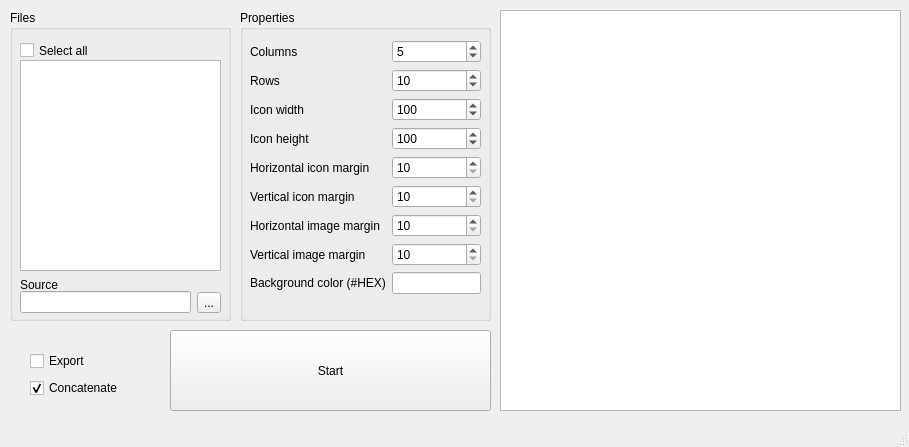
<?xml version="1.0" encoding="UTF-8"?>
<ui version="4.0">
 <class>MainWindow</class>
 <widget class="QMainWindow" name="MainWindow">
  <property name="geometry">
   <rect>
    <x>0</x>
    <y>0</y>
    <width>909</width>
    <height>447</height>
   </rect>
  </property>
  <property name="windowTitle">
   <string>MainWindow</string>
  </property>
  <property name="layoutDirection">
   <enum>Qt::LeftToRight</enum>
  </property>
  <widget class="QWidget" name="centralwidget">
   <widget class="QGroupBox" name="groupBox_2">
    <property name="geometry">
     <rect>
      <x>240</x>
      <y>10</y>
      <width>251</width>
      <height>311</height>
     </rect>
    </property>
    <property name="title">
     <string>Properties</string>
    </property>
   </widget>
   <widget class="QWidget" name="layoutWidget">
    <property name="geometry">
     <rect>
      <x>250</x>
      <y>40</y>
      <width>231</width>
      <height>271</height>
     </rect>
    </property>
    <layout class="QFormLayout" name="formLayout">
     <item row="0" column="0">
      <widget class="QLabel" name="columns_label">
       <property name="text">
        <string>Columns</string>
       </property>
      </widget>
     </item>
     <item row="0" column="1">
      <widget class="QSpinBox" name="columns_spinbox">
       <property name="minimum">
        <number>1</number>
       </property>
       <property name="maximum">
        <number>90</number>
       </property>
       <property name="value">
        <number>5</number>
       </property>
      </widget>
     </item>
     <item row="1" column="0">
      <widget class="QLabel" name="rows_label">
       <property name="text">
        <string>Rows</string>
       </property>
      </widget>
     </item>
     <item row="1" column="1">
      <widget class="QSpinBox" name="rows_spinbox">
       <property name="minimum">
        <number>1</number>
       </property>
       <property name="maximum">
        <number>90</number>
       </property>
       <property name="stepType">
        <enum>QAbstractSpinBox::DefaultStepType</enum>
       </property>
       <property name="value">
        <number>10</number>
       </property>
      </widget>
     </item>
     <item row="2" column="0">
      <widget class="QLabel" name="icon_width_label">
       <property name="text">
        <string>Icon width</string>
       </property>
      </widget>
     </item>
     <item row="2" column="1">
      <widget class="QSpinBox" name="icon_width_spinbox">
       <property name="minimum">
        <number>20</number>
       </property>
       <property name="maximum">
        <number>700</number>
       </property>
       <property name="singleStep">
        <number>10</number>
       </property>
       <property name="value">
        <number>100</number>
       </property>
      </widget>
     </item>
     <item row="3" column="0">
      <widget class="QLabel" name="icon_height_label">
       <property name="text">
        <string>Icon height</string>
       </property>
      </widget>
     </item>
     <item row="3" column="1">
      <widget class="QSpinBox" name="icon_height_spinbox">
       <property name="minimum">
        <number>20</number>
       </property>
       <property name="maximum">
        <number>700</number>
       </property>
       <property name="singleStep">
        <number>10</number>
       </property>
       <property name="value">
        <number>100</number>
       </property>
      </widget>
     </item>
     <item row="4" column="0">
      <widget class="QLabel" name="h_icon_margin_label">
       <property name="text">
        <string>Horizontal icon margin</string>
       </property>
      </widget>
     </item>
     <item row="4" column="1">
      <widget class="QSpinBox" name="h_icon_margin_spinbox">
       <property name="minimum">
        <number>10</number>
       </property>
       <property name="maximum">
        <number>500</number>
       </property>
       <property name="singleStep">
        <number>10</number>
       </property>
      </widget>
     </item>
     <item row="5" column="0">
      <widget class="QLabel" name="v_icon_margin_label">
       <property name="text">
        <string>Vertical icon margin</string>
       </property>
      </widget>
     </item>
     <item row="5" column="1">
      <widget class="QSpinBox" name="v_icon_margin_spinbox">
       <property name="minimum">
        <number>10</number>
       </property>
       <property name="maximum">
        <number>500</number>
       </property>
       <property name="singleStep">
        <number>10</number>
       </property>
      </widget>
     </item>
     <item row="6" column="0">
      <widget class="QLabel" name="h_image_margin_label">
       <property name="text">
        <string>Horizontal image margin</string>
       </property>
      </widget>
     </item>
     <item row="6" column="1">
      <widget class="QSpinBox" name="h_image_margin_spinbox">
       <property name="minimum">
        <number>10</number>
       </property>
       <property name="maximum">
        <number>500</number>
       </property>
       <property name="singleStep">
        <number>10</number>
       </property>
      </widget>
     </item>
     <item row="7" column="0">
      <widget class="QLabel" name="v_image_margin_label">
       <property name="text">
        <string>Vertical image margin</string>
       </property>
      </widget>
     </item>
     <item row="7" column="1">
      <widget class="QSpinBox" name="v_image_margin_spinbox">
       <property name="minimum">
        <number>10</number>
       </property>
       <property name="maximum">
        <number>500</number>
       </property>
       <property name="singleStep">
        <number>10</number>
       </property>
      </widget>
     </item>
     <item row="8" column="0">
      <widget class="QLabel" name="background_color_label">
       <property name="text">
        <string>Background color (#HEX)</string>
       </property>
      </widget>
     </item>
     <item row="8" column="1">
      <widget class="QLineEdit" name="background_color_line_edit"/>
     </item>
    </layout>
   </widget>
   <widget class="QWidget" name="layoutWidget_2">
    <property name="geometry">
     <rect>
      <x>30</x>
      <y>350</y>
      <width>111</width>
      <height>50</height>
     </rect>
    </property>
    <layout class="QVBoxLayout" name="verticalLayout">
     <item>
      <widget class="QCheckBox" name="export_checkbox">
       <property name="text">
        <string>Export</string>
       </property>
      </widget>
     </item>
     <item>
      <widget class="QCheckBox" name="concatenate_checkbox">
       <property name="text">
        <string>Concatenate</string>
       </property>
       <property name="checked">
        <bool>true</bool>
       </property>
      </widget>
     </item>
    </layout>
   </widget>
   <widget class="QGroupBox" name="groupBox">
    <property name="geometry">
     <rect>
      <x>10</x>
      <y>10</y>
      <width>221</width>
      <height>311</height>
     </rect>
    </property>
    <property name="title">
     <string>Files</string>
    </property>
    <widget class="QLabel" name="source_label">
     <property name="geometry">
      <rect>
       <x>10</x>
       <y>260</y>
       <width>42</width>
       <height>29</height>
      </rect>
     </property>
     <property name="text">
      <string>Source</string>
     </property>
    </widget>
    <widget class="QCheckBox" name="select_all_checkbox">
     <property name="geometry">
      <rect>
       <x>10</x>
       <y>30</y>
       <width>85</width>
       <height>21</height>
      </rect>
     </property>
     <property name="text">
      <string>Select all</string>
     </property>
    </widget>
    <widget class="QTableWidget" name="files_table">
     <property name="geometry">
      <rect>
       <x>10</x>
       <y>50</y>
       <width>201</width>
       <height>211</height>
      </rect>
     </property>
    </widget>
   </widget>
   <widget class="QGraphicsView" name="result_image_view">
    <property name="geometry">
     <rect>
      <x>500</x>
      <y>10</y>
      <width>401</width>
      <height>401</height>
     </rect>
    </property>
   </widget>
   <widget class="QPushButton" name="start_button">
    <property name="geometry">
     <rect>
      <x>170</x>
      <y>330</y>
      <width>321</width>
      <height>81</height>
     </rect>
    </property>
    <property name="text">
     <string>Start</string>
    </property>
   </widget>
   <widget class="QWidget" name="layoutWidget_3">
    <property name="geometry">
     <rect>
      <x>20</x>
      <y>290</y>
      <width>201</width>
      <height>25</height>
     </rect>
    </property>
    <layout class="QHBoxLayout" name="horizontalLayout">
     <item>
      <widget class="QLineEdit" name="source_line_edit"/>
     </item>
     <item>
      <widget class="QToolButton" name="source_button">
       <property name="text">
        <string>...</string>
       </property>
      </widget>
     </item>
    </layout>
   </widget>
  </widget>
  <widget class="QMenuBar" name="menubar">
   <property name="geometry">
    <rect>
     <x>0</x>
     <y>0</y>
     <width>909</width>
     <height>20</height>
    </rect>
   </property>
  </widget>
  <widget class="QStatusBar" name="statusbar"/>
 </widget>
 <resources/>
 <connections/>
</ui>
